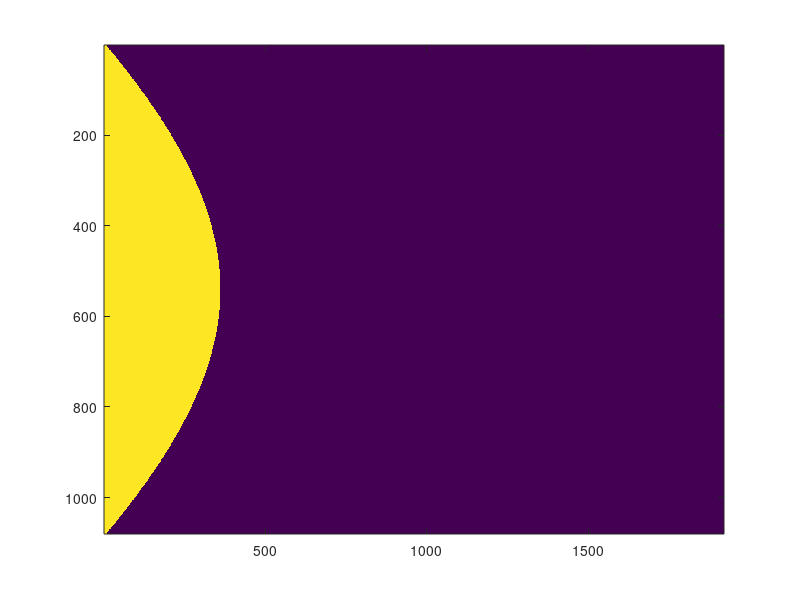
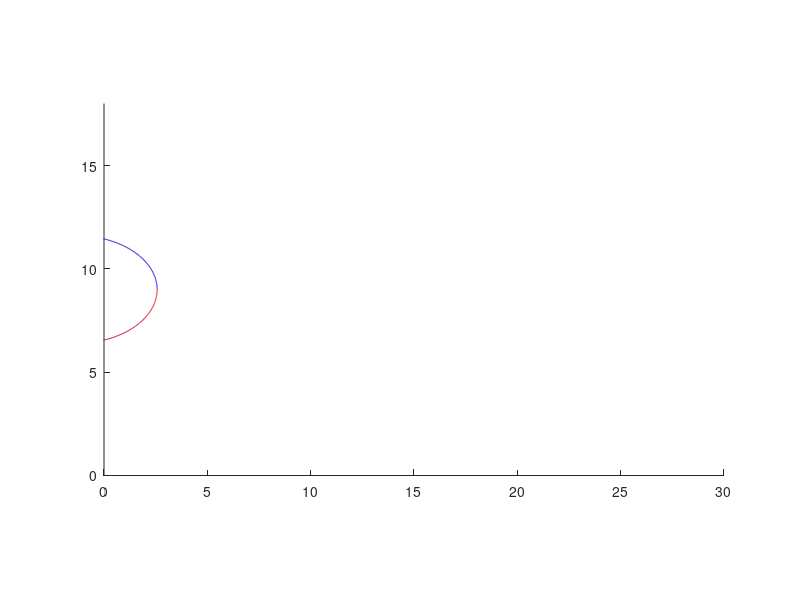

The MATLAB source for these figures, in order:
% test the geometry of the expanding dot with lines and circles

%% parameters
distance_from_screen    = 5;

distance_from_dot       = 125:-1:7;
dot_radius              = 9;

screen_width            = 30;
screen_height           = 18;

screen_width_px         = 1920;
screen_height_px        = 1080;

mouse_height            = 9;
circle_above_mouse      = 0;


% pixelate the screen
[X_screen, Y_screen] = meshgrid(linspace(0, screen_width, screen_width_px), ...
    linspace(0, screen_height, screen_height_px));

% preallocate a mask
mask = false(size(X_screen, 1), size(X_screen, 2), length(distance_from_dot));

% for each distance simulate the dot
for i = 1 : length(distance_from_dot)
    
    % auxiliary equations
    Xt = (distance_from_dot(i)/dot_radius)*(X_screen./(2*distance_from_screen - X_screen));
    A = (dot_radius*Xt + distance_from_dot(i));
    B = Y_screen - mouse_height;
    C = sqrt(2)*distance_from_screen*circle_above_mouse;
    D = sqrt(2)*distance_from_screen*dot_radius;
    E = 1 - Xt.^2;
    
    % which pixels are in the circle
    idx = ((A.*B - C)/D).^2 < E;
    
    % we need this condition because we have a hyperbola
    max_x = 2*distance_from_screen*dot_radius/(dot_radius+distance_from_dot(i));
    idx = idx & X_screen < max_x;
    
    % temp array and store in mask
    temp = false(size(X_screen));
    temp(idx) = true;
    mask(:, :, i) = temp;
end


%% play a movie of the expanding dot
figure
for i = 1 : length(distance_from_dot)
    imagesc(flipud(mask(:, :, i)))
    pause(1/20)
end


%% parametric equations for dot
% parametrize circle
t = 0:0.01:2*pi;

% index of 'distance_from_dot' at which to plot dot
pos_idx = 100;

% set of x and y coordinates for circle at this location
x = 2*distance_from_screen*dot_radius*cos(t)./(dot_radius*cos(t)+distance_from_dot(pos_idx));
y = mouse_height + sqrt(2)*distance_from_screen*(dot_radius*sin(t)+circle_above_mouse)./(dot_radius*cos(t)+distance_from_dot(pos_idx));


% do the plotting
figure
hold on

% move around the circle and colour it according to parameter t, above.
for j = 1 : length(x)-1
    plot(x([j, j+1]), y([j, j+1]), 'color', [j/length(x), 0, 1-j/length(x)])
end

% update axes
xlim([0, 30])
ylim([0, 18])
set(gca, 'plotBoxAspectRatio', [30, 18, 1])

